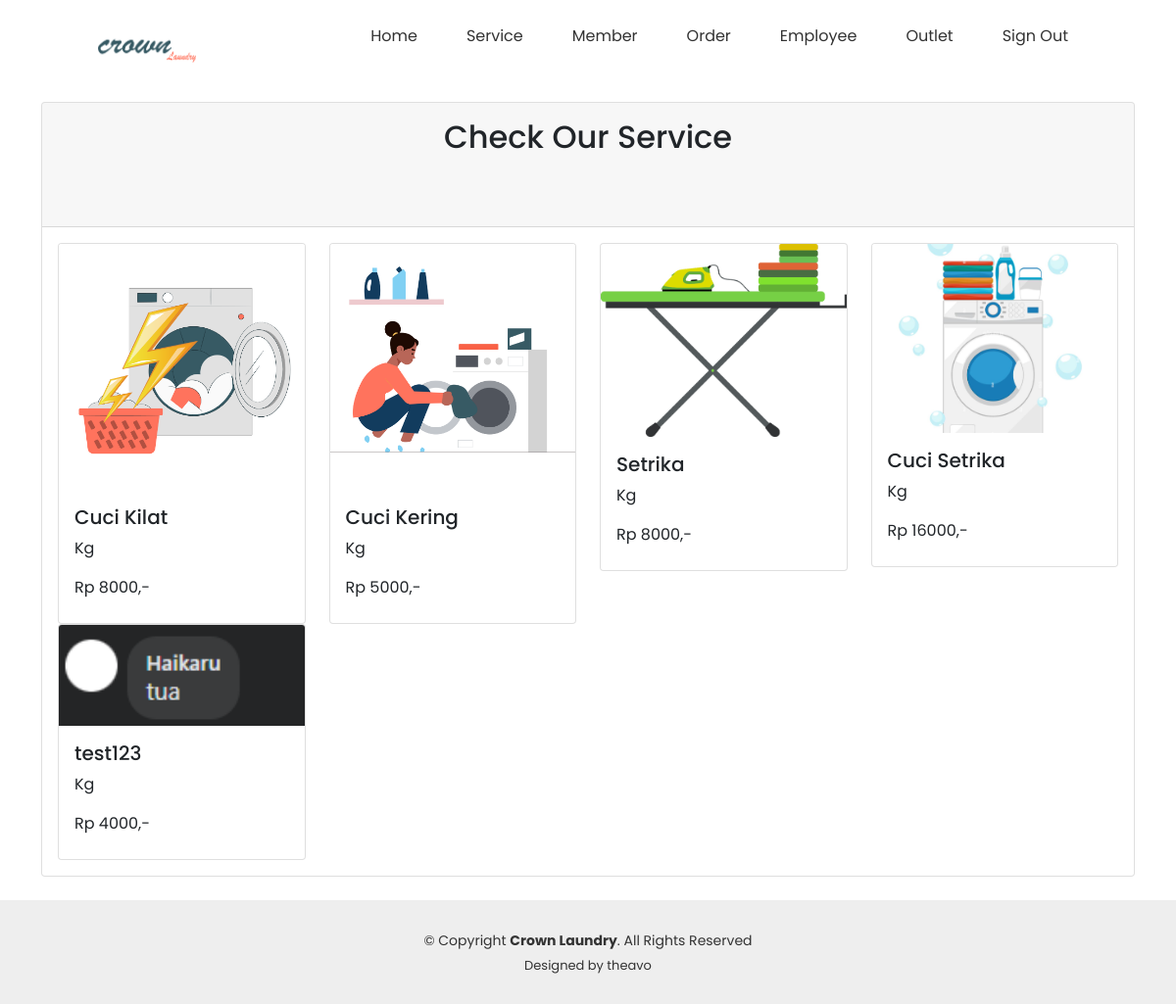
Page /view_service.php (signed in) on the committed database.
### tables this page shows
CREATE TABLE `paket` (
  `id_paket` int(11) NOT NULL,
  `nama_paket` varchar(100) NOT NULL,
  `jenis` enum('Kg','Pcs') NOT NULL,
  `harga` int(11) NOT NULL,
  `img` varchar(100) NOT NULL
);

### view_service.php (the view, shortened to what this page needs)
<!DOCTYPE html>
<html lang="en">
<head>
    <link rel="stylesheet" href="css/service.css" type="text/css">
</head>
<body>
<?php
    include "navbar.php";
?>
<div><br>
    <div class="container">
        <div class="card">
            <div class="card-header">
                <h2 class="mt-2 mb-3 text-center">Check Our Service</h2><br>
            <br>
            </div>
        <div class="card-body">
            <div class="row">
                <?php
                    include "koneksi.php";
                    if (isset($_POST['cari'])){
                        $cari = $_POST['cari'];
                        $query_paket = mysqli_query($conn,"SELECT * from paket where id_paket = '%$cari%' or nama_paket like '%$cari%' or jenis like '%$cari%'");
                    }
                    else{
                        $query_paket = mysqli_query($conn, "SELECT * from paket");
                    }
                    while($dt_paket=mysqli_fetch_array($query_paket)){
                ?>
                <div class="col-md-3">
                    <div class="card" >
                    <img src="img/<?=$dt_paket['img']?>" class="card-img-top">
                        <div class="card-body">
                            <h5 class="card-title"><?=$dt_paket['nama_paket']?></h5>
                            <p class="card-text"><?=$dt_paket['jenis']?></p>
                            <p class="card-title">Rp <?=$dt_paket['harga']?>,-</p>
                        </div>
                    </div>
                </div>
                <?php
                }
                ?>
            </div>
        </div>
        </div>
        </div>
</div><br>
</body>
</html>
<?php
    include "footer.php";
?>

### navbar.php (shortened to what this page needs)
<!DOCTYPE html>
<html lang="en">
<head>
    <link href="https://cdn.jsdelivr.net/npm/bootstrap@5.0.1/dist/css/bootstrap.min.css" rel="stylesheet"
>
    <link rel="stylesheet" href="css/navbar.css">
</head>
<body>
    <section>
<header>
            <a href="home.php"><img src="img/crown logo.png" class="logo" width="100px"></a>
            <ul>
                <li><a href="home.php">Home</a></li>
                <li><a href="#">Service</a>
                </li>
                <li><a href="#">Member</a>
                </li>
                <li><a href="#">Order</a>
                </li>
                <li><a href="#">Employee</a>
                </li>
                <li><a href="#">Outlet</a>
                </li>
                <li><a href="logout.php">Sign Out</a></li>
            </ul>
        </header>
        </section>

### footer.php (shortened to what this page needs)
<!DOCTYPE html>
<html lang="en">
<head>
    <link rel="stylesheet" href="css/footer.css">
</head>
<body>
<footer id="footer">
    <div class="container">
        <div class="copyright">
            &copy; Copyright <strong><span>Crown Laundry</span></strong>. All Rights Reserved
        </div>
        <div class="credits">
            Designed by theavo
        </div>
    </div>
</footer>
</body>
</html>

### css/navbar.css (style rules this page uses)
* { margin: 0; padding: 0; box-sizing: border-box; font-family: 'Poppins', sans serif; }
section { position: relative; width: 100%; min-height: 10vh; padding: 10px; display: flex; justify-content: space-between; align-items: center; }
header { position: fixed; background-color: #fff; top: 0; left: 0; width: 100%; padding: 15px 100px; display: flex; justify-content: space-between; align-items: center; z-index: 1; }
header .logo { position: relative; max-width: 130px; }
header ul { position: relative; display: flex; }
header ul li { display: inline-block; list-style: none; }
header ul li a { display: block; color: #333; font-weight: 400; margin-left: 30px; text-decoration: none; padding: 10px; }

### css/footer.css (style rules this page uses)
#footer { background: #EEEEEE; padding: 0 0 30px 0; color: #333; font-size: 14px; }
#footer .copyright { border-top: 1px solid #EEEEEE; text-align: center; padding-top: 30px; }
#footer .credits { padding-top: 5px; text-align: center; font-size: 13px; color: #333; }

### rows in the picture
paket: img (picture), nama_paket "Cuci Kilat", jenis "Kg", harga "8000"
paket: img (picture), nama_paket "Cuci Kering", jenis "Kg", harga "5000"
paket: img (picture), nama_paket "Setrika", jenis "Kg", harga "8000"
paket: img (picture), nama_paket "Cuci Setrika", jenis "Kg", harga "16000"
paket: img (picture), nama_paket "test123", jenis "Kg", harga "4000"
